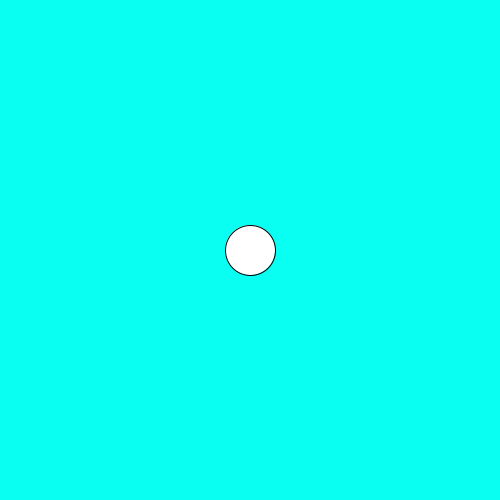
Frame 1 (no input)
Frame 60 (the mouse pressed at the canvas centre just before this capture): identical to frame 1, image omitted
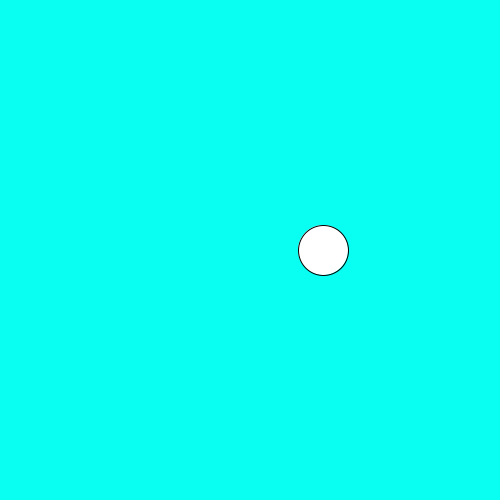
Frame 120 (the mouse held since frame 60 and released just before this capture)

The Processing sketch that drew these frames (run headless with seeded random() and noise(); from frame 60 on, the mouse is pressed at the canvas centre):

// Processing sketch: slippery_dot
// ── slippery_dot.pde
/*** When you are done, this program will draw an ellipse 
     that jumps to new location each time you click on it.
***/
 
 // 1. Create three integer variables to represent the x, y, and the size of the ellipse
int x = 250;
int y = 250;
int z = 50;
    void setup() {
      // 2. Set the size of your sketch
    size(500, 500);
    }
    
    void draw() {
    
      // 3. Set the background color of your sketch
      background(#08FFF1);
      // 4. Draw an ellipse using the variables created at the top of the sketch for the location and size of your ellipse. 
      //    Make sure it fits in the window. Change the variables if it does not.
    ellipse(x, y, z, z);
    
    }
    
    /******** This method gets called automatically when you press the mouse ************/
    void mousePressed() {
      //5. Create an integer variable called distance
    int distance = getDistanceFromMouse(x, y);  
      //6. The getDistanceFromMouse() method below returns a number.
      //   Set the value of your distance variable to the value returned by the getDistance method
      //   You will need to pass the x and y location of your ellipse to this method.
        
          
      //7.  Use an if statement to check if your distance variable is < the radius of the ellipse
      //    If it is, make a new x AND y for the ellipse, for a new random location on the window
      //    Hint: Use code like this      x = (int) random(width);
       if (distance < 25) {
         x = (int) random(width);
       } 
    }
    
    /********  This method gives you the number of pixels between the mouse and the x,y point ***********/
    int getDistanceFromMouse(int x, int y) {
      return (int)Math.sqrt(Math.pow((mouseX-x),2) + Math.pow((mouseY-y),2));
    }
